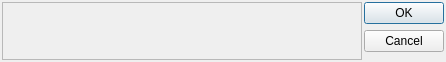
<?xml version="1.0" encoding="UTF-8"?>
<ui version="4.0">
 <class>XParametersEditor</class>
 <widget class="QDialog" name="XParametersEditor">
  <property name="windowModality">
   <enum>Qt::WindowModal</enum>
  </property>
  <property name="geometry">
   <rect>
    <x>0</x>
    <y>0</y>
    <width>446</width>
    <height>62</height>
   </rect>
  </property>
  <property name="windowTitle">
   <string>Parameters Editor</string>
  </property>
  <layout class="QHBoxLayout" name="horizontalLayout_2">
   <property name="spacing">
    <number>2</number>
   </property>
   <property name="margin">
    <number>2</number>
   </property>
   <item>
    <layout class="QHBoxLayout" name="horizontalLayout">
     <property name="spacing">
      <number>2</number>
     </property>
     <item>
      <widget class="QFrame" name="frame">
       <property name="frameShape">
        <enum>QFrame::StyledPanel</enum>
       </property>
       <property name="frameShadow">
        <enum>QFrame::Raised</enum>
       </property>
      </widget>
     </item>
     <item>
      <widget class="QDialogButtonBox" name="buttonBox">
       <property name="orientation">
        <enum>Qt::Vertical</enum>
       </property>
       <property name="standardButtons">
        <set>QDialogButtonBox::Cancel|QDialogButtonBox::Ok</set>
       </property>
      </widget>
     </item>
    </layout>
   </item>
  </layout>
 </widget>
 <resources/>
 <connections>
  <connection>
   <sender>buttonBox</sender>
   <signal>rejected()</signal>
   <receiver>XParametersEditor</receiver>
   <slot>reject()</slot>
   <hints>
    <hint type="sourcelabel">
     <x>316</x>
     <y>260</y>
    </hint>
    <hint type="destinationlabel">
     <x>286</x>
     <y>274</y>
    </hint>
   </hints>
  </connection>
  <connection>
   <sender>buttonBox</sender>
   <signal>accepted()</signal>
   <receiver>XParametersEditor</receiver>
   <slot>accept()</slot>
   <hints>
    <hint type="sourcelabel">
     <x>248</x>
     <y>254</y>
    </hint>
    <hint type="destinationlabel">
     <x>157</x>
     <y>274</y>
    </hint>
   </hints>
  </connection>
 </connections>
</ui>
